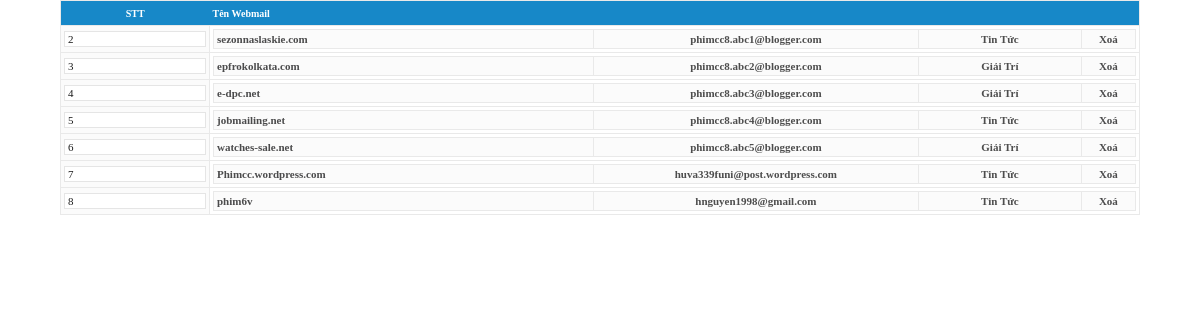
Page /admincp/index.php?act=webmail&mode=edit (signed in) on the committed database.
### tables this page shows
CREATE TABLE IF NOT EXISTS `table_webmail` (
  `webmail_id` int(3)  AUTO_INCREMENT,
  `webmail_name_title` text,
  `webmail_name_email` varchar(300),
  `webmail_name_type` int(3)  DEFAULT '0',
  `webmail_name` varchar(250)  DEFAULT '0',
  PRIMARY KEY (`webmail_id`)
);

### inc/init.php (called while the page is built, shortened)
<?php
include('_dbconnect.php');
$mysql = new mysql;
?>

### inc/_config.php (called while the page is built, shortened)
<?php
$tb_prefix			= 'table_';
include("init.php");
?>

### inc/_dbconnect.php (called while the page is built, shortened)
<?php
class mysql {
	function query($input){
		$q = @mysql_query($input) or $this->show_error("<b>Lỗi MySQL Query</b> : ".mysql_error(),$input);
		return $q;
	}
	function fetch_array($query_id, $type=MYSQL_BOTH){
		$fa = @mysql_fetch_array($query_id,$type);
		return $fa;
	}
}
?>

### admincp/webmail.php (the view, shortened to what this page needs)
<?php
$edit_url = 'index.php?act=webmail&mode=edit';
$inp_arr = array(
		'name'	=> array(
			'table'	=>	'webmail_name',
			'name'	=>	'Tên Website',
			'type'	=>	'free'
		),
		'name_email'	=>	array(
			'table'	=>	'webmail_name_email',
			'name'	=>	'Email',
			'type'	=>	'free'
		),
		'name_type'	=> array(
			'table'	=>	'webmail_name_type',
			'name'	=>	'Thứ tự',
			'type'	=>	'type_number',
			'can_be_empty'	=>	true,
		),
);
if ($mode == 'edit') {
	if ($webmail_id) {
		if (!$_POST['submit']) {
			$q = $mysql->query("SELECT * FROM ".$tb_prefix."webmail WHERE webmail_id = '$webmail_id'");
			$r = $mysql->fetch_array($q);
			foreach ($inp_arr as $key=>$arr) $$key = $r[$arr['table']];
		}
		else {
			$error_arr = array();
			$error_arr = $form->checkForm($inp_arr);
			if (!$error_arr) {
				$inp_arr['webmail_name_email']['value'] = strtolower(get_ascii($name));
				$sql = $form->createSQL(array('UPDATE',$tb_prefix.'webmail','webmail_id','webmail_id'),$inp_arr);
				eval('$mysql->query("'.$sql.'");');
				echo "Đã sửa xong <meta http-equiv='refresh' content='0;url=".$edit_url."'>";
				exit();
			}
		}
		$warn = $form->getWarnString($error_arr);
		$form->createForm('Sửa Webmail',$inp_arr,$error_arr);
	}
	else {
		echo "<table width=90% align=center cellpadding=2 cellspacing=0 class=border><form method=post>";
		echo "<tr><td align=center class=title width=5%>STT</td><td class=title style='border-right:0'>Tên Webmail</td></tr>";
		$cat_query = $mysql->query("SELECT * FROM ".$tb_prefix."webmail ORDER BY webmail_id ASC");
		while ($cat = $mysql->fetch_array($cat_query)) {
			$iz = $cat['webmail_name_type'];
			if($iz==1){
			$class ="Tin Tức";
			}else{
			$class ="Giải Trí";
			}
			echo "<tr><td class=fr_2><input onclick=this.select() type=text value=".$cat['webmail_id']."></td><td class=fr><table width=100% cellpadding=2 cellspacing=0 class=border>";
			echo "<tr><td class=fr_2 width=35%><a href='$edit_url&webmail_id=".$cat['webmail_id']."'><b>".$cat['webmail_name']."</b></a></td><td class=fr_2 width='30%' align=center><b>".$cat['webmail_name_email']."</b></td><td class=fr_2 width='15%' align=center><b>".$class."</b></td><td class=fr_2 width='5%' align=center><a href=# onclick=check_del(".$cat['webmail_id'].")><b>Xoá</b></a></td></tr>";
			echo "</table></td></tr>";
		}
		echo '</form></table>';
	}
}
		?>

### admincp/style.css (style rules this page uses)
Table,Tr,Td { Font-size: 11px; Font-family: Verdana; border-collapse: collapse; }
A { color: #4B4B4C; text-decoration: none; font-family: Verdana; }
Input,Textarea,Button,Select { Font-family: Verdana; Font-size: 11px; border: 1px solid #E5E5E5; vertical-align:middle; padding-left:3px; margin:0; background: #FFF; color: #1D1D1D; }
form { margin: 0; padding:0 }
.border { border: #E9E9E9 1px solid; }
.title { background-color: #1788C8; padding: 3px; color: #FFF; font-size: 10px; font-family: Verdana; font-weight: bold; height: 25px; }
.fr, .fr_2 { border: 1px solid #E9E9E9; padding: 3px; background-color: #FFF; }
.fr_2 { background-color: #FBFBFB; }

### rows in the picture
table_webmail: webmail_id "2", webmail_name "sezonnaslaskie.com", webmail_name_email "phimcc8.abc1@blogger.com", webmail_name_type "Tin Tức"
table_webmail: webmail_id "3", webmail_name "epfrokolkata.com", webmail_name_email "phimcc8.abc2@blogger.com", webmail_name_type "Giải Trí"
table_webmail: webmail_id "4", webmail_name "e-dpc.net", webmail_name_email "phimcc8.abc3@blogger.com", webmail_name_type "Giải Trí"
table_webmail: webmail_id "5", webmail_name "jobmailing.net", webmail_name_email "phimcc8.abc4@blogger.com", webmail_name_type "Tin Tức"
table_webmail: webmail_id "6", webmail_name "watches-sale.net", webmail_name_email "phimcc8.abc5@blogger.com", webmail_name_type "Giải Trí"
table_webmail: webmail_id "7", webmail_name "Phimcc.wordpress.com", webmail_name_email "huva339funi@post.wordpress.com", webmail_name_type "Tin Tức"
table_webmail: webmail_id "8", webmail_name "phim6v", webmail_name_email "hnguyen1998@gmail.com", webmail_name_type "Tin Tức"
